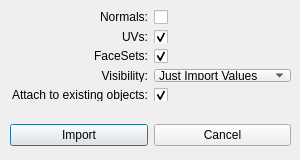
<?xml version="1.0" encoding="UTF-8"?>
<ui version="4.0">
 <class>Dialog</class>
 <widget class="QDialog" name="Dialog">
  <property name="geometry">
   <rect>
    <x>0</x>
    <y>0</y>
    <width>300</width>
    <height>160</height>
   </rect>
  </property>
  <property name="minimumSize">
   <size>
    <width>300</width>
    <height>160</height>
   </size>
  </property>
  <property name="maximumSize">
   <size>
    <width>300</width>
    <height>160</height>
   </size>
  </property>
  <property name="windowTitle">
   <string>Alembic Import Settings</string>
  </property>
  <widget class="QWidget" name="gridLayoutWidget">
   <property name="geometry">
    <rect>
     <x>10</x>
     <y>10</y>
     <width>281</width>
     <height>91</height>
    </rect>
   </property>
   <layout class="QGridLayout" name="gridLayout">
    <item row="0" column="0">
     <widget class="QLabel" name="label">
      <property name="text">
       <string>Normals:</string>
      </property>
      <property name="alignment">
       <set>Qt::AlignRight|Qt::AlignTrailing|Qt::AlignVCenter</set>
      </property>
     </widget>
    </item>
    <item row="0" column="1">
     <widget class="QCheckBox" name="normals">
      <property name="text">
       <string/>
      </property>
      <property name="checked">
       <bool>false</bool>
      </property>
     </widget>
    </item>
    <item row="1" column="0">
     <widget class="QLabel" name="label_2">
      <property name="text">
       <string>UVs:</string>
      </property>
      <property name="alignment">
       <set>Qt::AlignRight|Qt::AlignTrailing|Qt::AlignVCenter</set>
      </property>
     </widget>
    </item>
    <item row="1" column="1">
     <widget class="QCheckBox" name="uvs">
      <property name="text">
       <string/>
      </property>
      <property name="checked">
       <bool>true</bool>
      </property>
     </widget>
    </item>
    <item row="2" column="0">
     <widget class="QLabel" name="label_3">
      <property name="text">
       <string>FaceSets:</string>
      </property>
      <property name="alignment">
       <set>Qt::AlignRight|Qt::AlignTrailing|Qt::AlignVCenter</set>
      </property>
     </widget>
    </item>
    <item row="2" column="1">
     <widget class="QCheckBox" name="facesets">
      <property name="text">
       <string/>
      </property>
      <property name="checked">
       <bool>true</bool>
      </property>
     </widget>
    </item>
    <item row="3" column="0">
     <widget class="QLabel" name="label_4">
      <property name="text">
       <string>Visibility:</string>
      </property>
      <property name="alignment">
       <set>Qt::AlignRight|Qt::AlignTrailing|Qt::AlignVCenter</set>
      </property>
     </widget>
    </item>
    <item row="3" column="1">
     <widget class="QComboBox" name="visibility">
      <property name="currentIndex">
       <number>0</number>
      </property>
      <item>
       <property name="text">
        <string>Just Import Values</string>
       </property>
      </item>
      <item>
       <property name="text">
        <string>Connected Nodes</string>
       </property>
      </item>
     </widget>
    </item>
    <item row="4" column="0">
     <widget class="QLabel" name="label_5">
      <property name="text">
       <string>Attach to existing objects:</string>
      </property>
      <property name="alignment">
       <set>Qt::AlignRight|Qt::AlignTrailing|Qt::AlignVCenter</set>
      </property>
     </widget>
    </item>
    <item row="4" column="1">
     <widget class="QCheckBox" name="attach">
      <property name="text">
       <string/>
      </property>
      <property name="checked">
       <bool>true</bool>
      </property>
     </widget>
    </item>
   </layout>
  </widget>
  <widget class="QWidget" name="horizontalLayoutWidget">
   <property name="geometry">
    <rect>
     <x>10</x>
     <y>120</y>
     <width>281</width>
     <height>31</height>
    </rect>
   </property>
   <layout class="QHBoxLayout" name="horizontalLayout">
    <item>
     <widget class="QPushButton" name="pushButton">
      <property name="text">
       <string>Import</string>
      </property>
      <property name="-c" stdset="0">
       <string>&quot;exocortexChooseFile($dialog);&quot;</string>
      </property>
     </widget>
    </item>
    <item>
     <widget class="QPushButton" name="pushButton_2">
      <property name="text">
       <string>Cancel</string>
      </property>
      <property name="-c" stdset="0">
       <string>&quot;exocortexCloseDialog($dialog);&quot;</string>
      </property>
     </widget>
    </item>
   </layout>
  </widget>
 </widget>
 <resources/>
 <connections/>
</ui>
